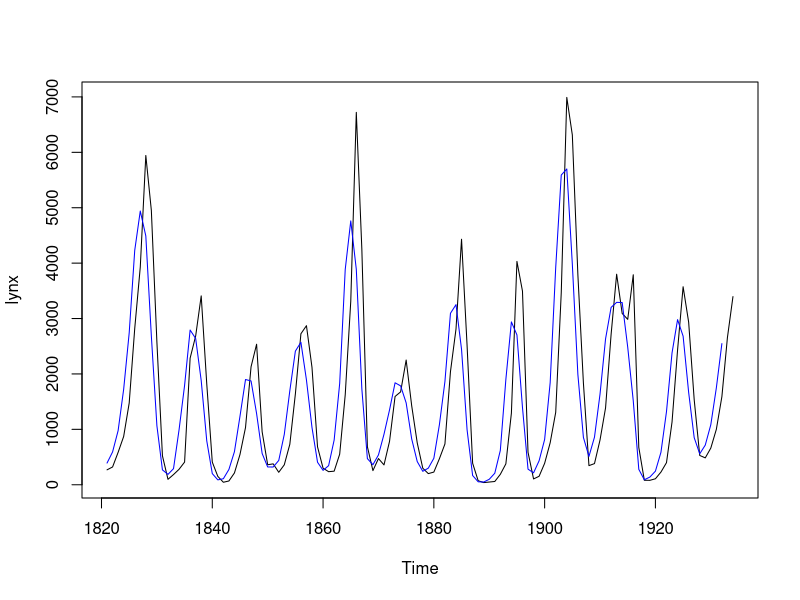
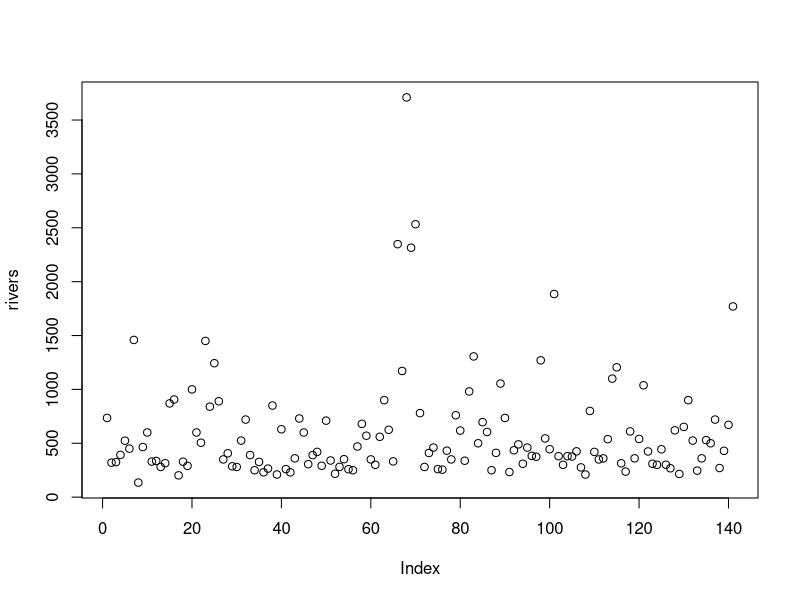

Reproduce these figures in R, in order.
#These exercises are done from this website:
#http://r-tutorials.com/r-exercises-beginners-easy-functions/


#question 1 
myfun<-function(l){
  l^(1:length(l))/l # here i expand with division
  #if you remove 1: you will use only length of l
  #which is 10, so you will have each element of l
  #to the power of 10, -> 1, 1024, 59049...
}

myfun(1:10)


#question 2

data("lynx")
sma <- function(x){
  n=length(x)
  #notice how the average is taken
  #first we take the numbers from 1:112
  #then we take the numbers from 2:113
  #then we take the numbers from 3:114
  #this is apparently how moving average works
  (x[1:(n-2)]+x[2:(n-1)]+x[3:(n)])/3
  
}

mod_data<-sma(lynx)
plot_1 = ts(mod_data, 1821)
plot(lynx)
lines(plot_1,col='blue')

#question 3

myquarter<-function(x){
  
  if (x>=0 & x<=90){print(1)}
  if (x>=90 & x<=180){print(2)}
  if (x>=180 & x<=270){print(3)}
  if (x>=270 & x<=360){print(4)}
    
}
myquarter(170)

#question 4
mym <-1:4
matrixfun<-function(mym){
  mym[mym%%2==1]<-2*mym[mym%%2==1]
}

#question 5

myfun<-function(a,b){
  a^b
}
i<- 2
myfun2<-function(a,b){
  
  (a^b)/(2:length(a)+1)
}

#question 6

a = c(3,5,6)
b = c(T,T,F)
c = c("Tom", "Ted", "Hank")

data.frame(a,b,c)

#question 7

invoice<- function(n_units,price){
  net_price<-n_units*price
  if (n_units>=25){
    net_price<-net_price - net_price*0.10
    }
  
  return(net_price)
}


#question 8

doreturn<- function(x,y){
  
  a = 5*x + y
  b = x + 7*y
  r = 3*x + 9*y
  t = x/y - 115
  return (c(a,b,r,t))
 
}
plot(rivers)


